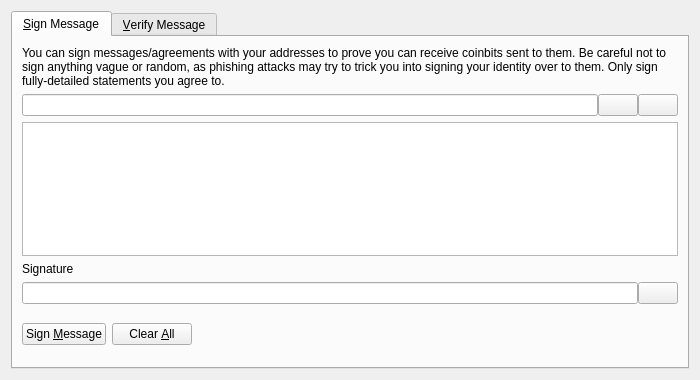
<?xml version="1.0" encoding="UTF-8"?>
<ui version="4.0">
 <class>SignVerifyMessageDialog</class>
 <widget class="QDialog" name="SignVerifyMessageDialog">
  <property name="geometry">
   <rect>
    <x>0</x>
    <y>0</y>
    <width>700</width>
    <height>380</height>
   </rect>
  </property>
  <property name="windowTitle">
   <string>Signatures - Sign / Verify a Message</string>
  </property>
  <property name="modal">
   <bool>true</bool>
  </property>
  <layout class="QVBoxLayout" name="verticalLayout">
   <item>
    <widget class="QTabWidget" name="tabWidget">
     <property name="currentIndex">
      <number>0</number>
     </property>
     <widget class="QWidget" name="tabSignMessage">
      <attribute name="title">
       <string>&amp;Sign Message</string>
      </attribute>
      <layout class="QVBoxLayout" name="verticalLayout_SM">
       <item>
        <widget class="QLabel" name="infoLabel_SM">
         <property name="text">
          <string>You can sign messages/agreements with your addresses to prove you can receive coinbits sent to them. Be careful not to sign anything vague or random, as phishing attacks may try to trick you into signing your identity over to them. Only sign fully-detailed statements you agree to.</string>
         </property>
         <property name="textFormat">
          <enum>Qt::PlainText</enum>
         </property>
         <property name="wordWrap">
          <bool>true</bool>
         </property>
        </widget>
       </item>
       <item>
        <layout class="QHBoxLayout" name="horizontalLayout_1_SM">
         <property name="spacing">
          <number>0</number>
         </property>
         <item>
          <widget class="QValidatedLineEdit" name="addressIn_SM">
           <property name="toolTip">
            <string>The Coinbit address to sign the message with</string>
           </property>
          </widget>
         </item>
         <item>
          <widget class="QPushButton" name="addressBookButton_SM">
           <property name="toolTip">
            <string>Choose previously used address</string>
           </property>
           <property name="text">
            <string/>
           </property>
           <property name="icon">
            <iconset resource="../coinbit.qrc">
             <normaloff>:/icons/address-book</normaloff>:/icons/address-book</iconset>
           </property>
           <property name="shortcut">
            <string>Alt+A</string>
           </property>
           <property name="autoDefault">
            <bool>false</bool>
           </property>
          </widget>
         </item>
         <item>
          <widget class="QPushButton" name="pasteButton_SM">
           <property name="toolTip">
            <string>Paste address from clipboard</string>
           </property>
           <property name="text">
            <string/>
           </property>
           <property name="icon">
            <iconset resource="../coinbit.qrc">
             <normaloff>:/icons/editpaste</normaloff>:/icons/editpaste</iconset>
           </property>
           <property name="shortcut">
            <string>Alt+P</string>
           </property>
           <property name="autoDefault">
            <bool>false</bool>
           </property>
          </widget>
         </item>
        </layout>
       </item>
       <item>
        <widget class="QPlainTextEdit" name="messageIn_SM">
         <property name="toolTip">
          <string>Enter the message you want to sign here</string>
         </property>
        </widget>
       </item>
       <item>
        <widget class="QLabel" name="signatureLabel_SM">
         <property name="text">
          <string>Signature</string>
         </property>
         <property name="textFormat">
          <enum>Qt::PlainText</enum>
         </property>
        </widget>
       </item>
       <item>
        <layout class="QHBoxLayout" name="horizontalLayout_2_SM">
         <property name="spacing">
          <number>0</number>
         </property>
         <item>
          <widget class="QLineEdit" name="signatureOut_SM">
           <property name="font">
            <font>
             <italic>true</italic>
            </font>
           </property>
           <property name="readOnly">
            <bool>true</bool>
           </property>
          </widget>
         </item>
         <item>
          <widget class="QPushButton" name="copySignatureButton_SM">
           <property name="toolTip">
            <string>Copy the current signature to the system clipboard</string>
           </property>
           <property name="text">
            <string/>
           </property>
           <property name="icon">
            <iconset resource="../coinbit.qrc">
             <normaloff>:/icons/editcopy</normaloff>:/icons/editcopy</iconset>
           </property>
           <property name="autoDefault">
            <bool>false</bool>
           </property>
          </widget>
         </item>
        </layout>
       </item>
       <item>
        <layout class="QHBoxLayout" name="horizontalLayout_3_SM">
         <item>
          <widget class="QPushButton" name="signMessageButton_SM">
           <property name="toolTip">
            <string>Sign the message to prove you own this Coinbit address</string>
           </property>
           <property name="text">
            <string>Sign &amp;Message</string>
           </property>
           <property name="icon">
            <iconset resource="../coinbit.qrc">
             <normaloff>:/icons/edit</normaloff>:/icons/edit</iconset>
           </property>
           <property name="autoDefault">
            <bool>false</bool>
           </property>
          </widget>
         </item>
         <item>
          <widget class="QPushButton" name="clearButton_SM">
           <property name="toolTip">
            <string>Reset all sign message fields</string>
           </property>
           <property name="text">
            <string>Clear &amp;All</string>
           </property>
           <property name="icon">
            <iconset resource="../coinbit.qrc">
             <normaloff>:/icons/remove</normaloff>:/icons/remove</iconset>
           </property>
           <property name="autoDefault">
            <bool>false</bool>
           </property>
          </widget>
         </item>
         <item>
          <spacer name="horizontalSpacer_1_SM">
           <property name="orientation">
            <enum>Qt::Horizontal</enum>
           </property>
           <property name="sizeHint" stdset="0">
            <size>
             <width>40</width>
             <height>48</height>
            </size>
           </property>
          </spacer>
         </item>
         <item>
          <widget class="QLabel" name="statusLabel_SM">
           <property name="font">
            <font>
             <weight>75</weight>
             <bold>true</bold>
            </font>
           </property>
           <property name="text">
            <string/>
           </property>
           <property name="wordWrap">
            <bool>true</bool>
           </property>
          </widget>
         </item>
         <item>
          <spacer name="horizontalSpacer_2_SM">
           <property name="orientation">
            <enum>Qt::Horizontal</enum>
           </property>
           <property name="sizeHint" stdset="0">
            <size>
             <width>40</width>
             <height>48</height>
            </size>
           </property>
          </spacer>
         </item>
        </layout>
       </item>
      </layout>
     </widget>
     <widget class="QWidget" name="tabVerifyMessage">
      <attribute name="title">
       <string>&amp;Verify Message</string>
      </attribute>
      <layout class="QVBoxLayout" name="verticalLayout_VM">
       <item>
        <widget class="QLabel" name="infoLabel_VM">
         <property name="text">
          <string>Enter the receiver's address, message (ensure you copy line breaks, spaces, tabs, etc. exactly) and signature below to verify the message. Be careful not to read more into the signature than what is in the signed message itself, to avoid being tricked by a man-in-the-middle attack. Note that this only proves the signing party receives with the address, it cannot prove sendership of any transaction!</string>
         </property>
         <property name="textFormat">
          <enum>Qt::PlainText</enum>
         </property>
         <property name="alignment">
          <set>Qt::AlignLeading|Qt::AlignLeft|Qt::AlignTop</set>
         </property>
         <property name="wordWrap">
          <bool>true</bool>
         </property>
        </widget>
       </item>
       <item>
        <layout class="QHBoxLayout" name="horizontalLayout_1_VM">
         <property name="spacing">
          <number>0</number>
         </property>
         <item>
          <widget class="QValidatedLineEdit" name="addressIn_VM">
           <property name="toolTip">
            <string>The Coinbit address the message was signed with</string>
           </property>
          </widget>
         </item>
         <item>
          <widget class="QPushButton" name="addressBookButton_VM">
           <property name="toolTip">
            <string>Choose previously used address</string>
           </property>
           <property name="text">
            <string/>
           </property>
           <property name="icon">
            <iconset resource="../coinbit.qrc">
             <normaloff>:/icons/address-book</normaloff>:/icons/address-book</iconset>
           </property>
           <property name="shortcut">
            <string>Alt+A</string>
           </property>
           <property name="autoDefault">
            <bool>false</bool>
           </property>
          </widget>
         </item>
        </layout>
       </item>
       <item>
        <widget class="QPlainTextEdit" name="messageIn_VM"/>
       </item>
       <item>
        <widget class="QValidatedLineEdit" name="signatureIn_VM"/>
       </item>
       <item>
        <layout class="QHBoxLayout" name="horizontalLayout_2_VM">
         <item>
          <widget class="QPushButton" name="verifyMessageButton_VM">
           <property name="toolTip">
            <string>Verify the message to ensure it was signed with the specified Coinbit address</string>
           </property>
           <property name="text">
            <string>Verify &amp;Message</string>
           </property>
           <property name="icon">
            <iconset resource="../coinbit.qrc">
             <normaloff>:/icons/transaction_0</normaloff>:/icons/transaction_0</iconset>
           </property>
           <property name="autoDefault">
            <bool>false</bool>
           </property>
          </widget>
         </item>
         <item>
          <widget class="QPushButton" name="clearButton_VM">
           <property name="toolTip">
            <string>Reset all verify message fields</string>
           </property>
           <property name="text">
            <string>Clear &amp;All</string>
           </property>
           <property name="icon">
            <iconset resource="../coinbit.qrc">
             <normaloff>:/icons/remove</normaloff>:/icons/remove</iconset>
           </property>
           <property name="autoDefault">
            <bool>false</bool>
           </property>
          </widget>
         </item>
         <item>
          <spacer name="horizontalSpacer_1_VM">
           <property name="orientation">
            <enum>Qt::Horizontal</enum>
           </property>
           <property name="sizeHint" stdset="0">
            <size>
             <width>40</width>
             <height>48</height>
            </size>
           </property>
          </spacer>
         </item>
         <item>
          <widget class="QLabel" name="statusLabel_VM">
           <property name="font">
            <font>
             <weight>75</weight>
             <bold>true</bold>
            </font>
           </property>
           <property name="text">
            <string/>
           </property>
           <property name="wordWrap">
            <bool>true</bool>
           </property>
          </widget>
         </item>
         <item>
          <spacer name="horizontalSpacer_2_VM">
           <property name="orientation">
            <enum>Qt::Horizontal</enum>
           </property>
           <property name="sizeHint" stdset="0">
            <size>
             <width>40</width>
             <height>48</height>
            </size>
           </property>
          </spacer>
         </item>
        </layout>
       </item>
      </layout>
     </widget>
    </widget>
   </item>
  </layout>
 </widget>
 <customwidgets>
  <customwidget>
   <class>QValidatedLineEdit</class>
   <extends>QLineEdit</extends>
   <header>qt/qvalidatedlineedit.h</header>
  </customwidget>
 </customwidgets>
 <resources>
  <include location="../coinbit.qrc"/>
 </resources>
 <connections/>
</ui>
